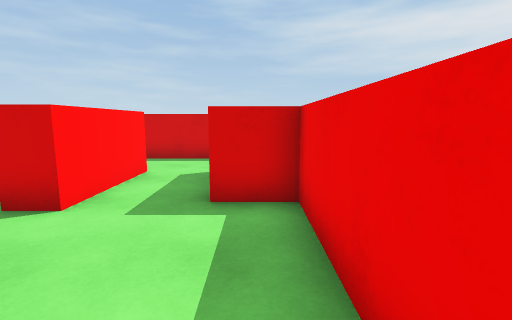
[1] (above)

19 first-person views from a walk through a Unity game level. The camera is 1.4 m above the floor, tilts 8° down and sees 85° across. The floor is counted in squares, 1 m on a side. Each view is taken from the middle of a square. On the plan, view 1 faces up. The plan holds only what a view shows up to about 14 squares ahead; the rest is blank. The place goes on beyond the plan. The player character is not drawn.

[2]
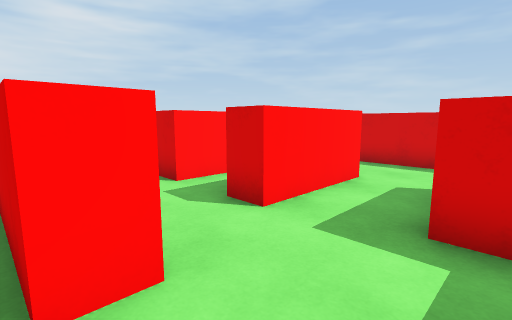

[3]
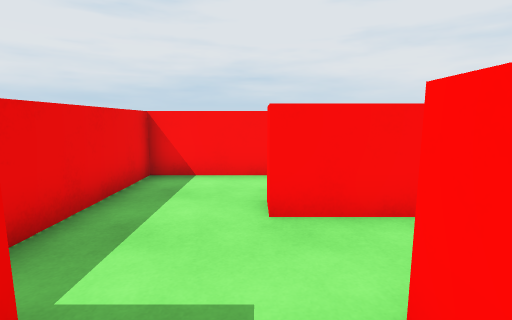

[4]
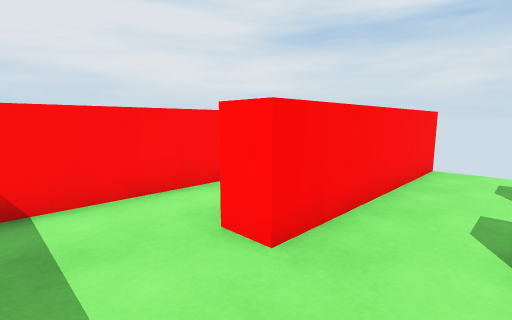

[5]
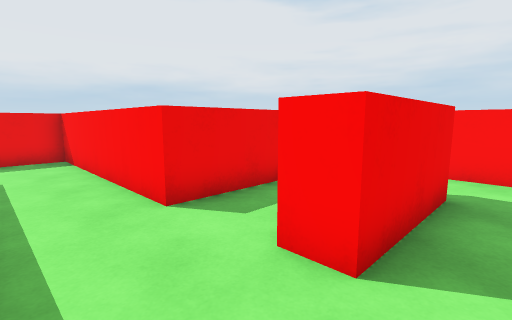

[6]
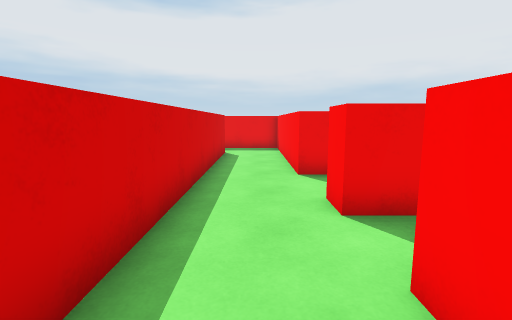

[7]
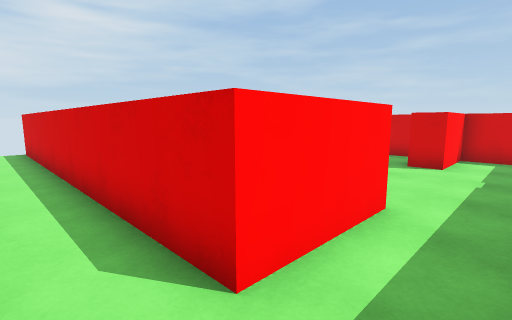

[8]
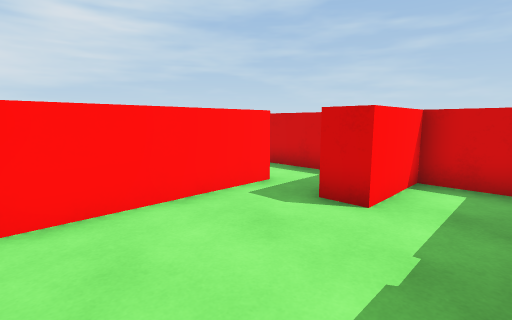

[9]
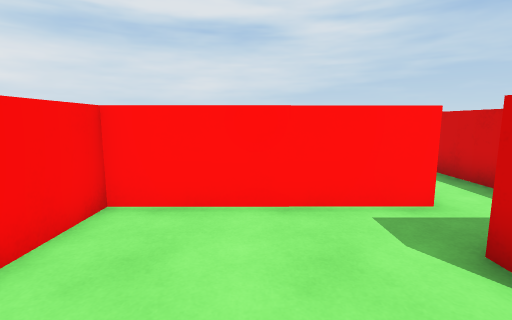

[10]
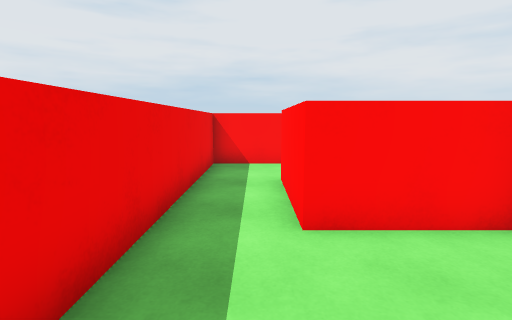

[11]
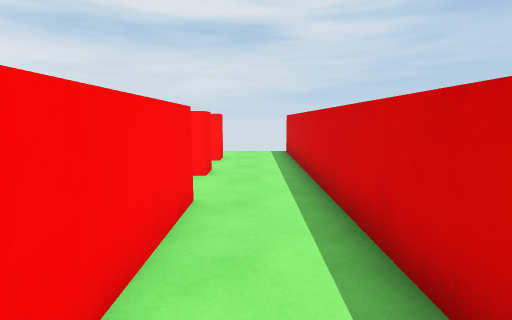

[12]
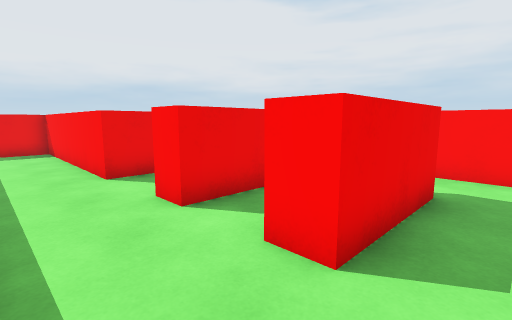

[13]
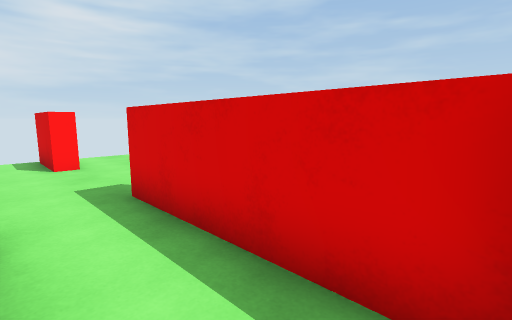

[14]
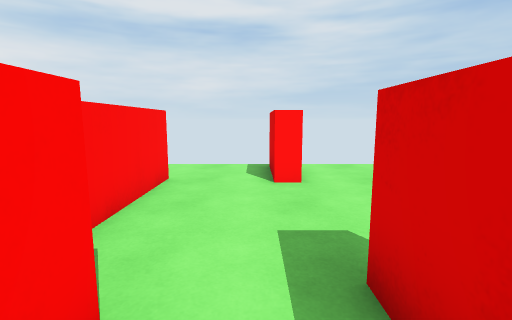

[15]
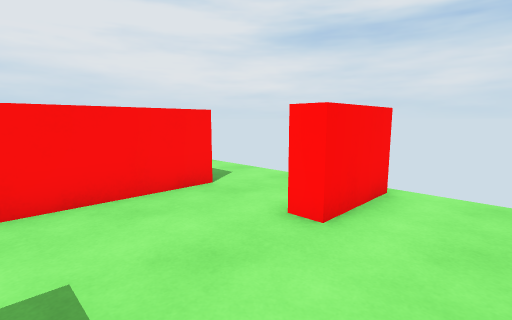

[16]
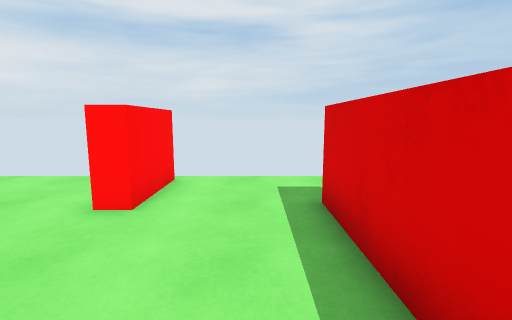

[17]
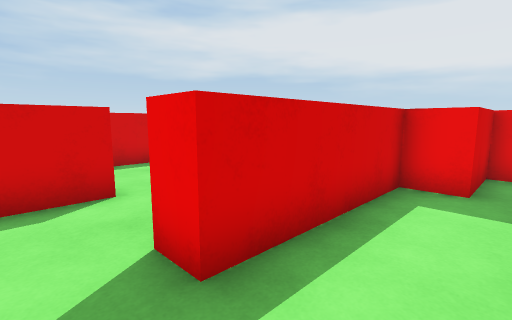

[18]
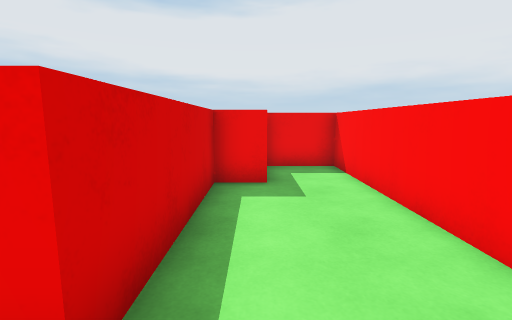

[19]
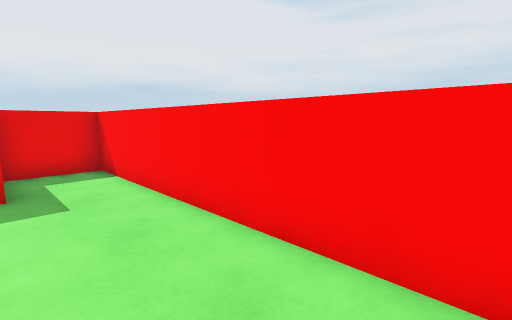

### Floor plan
Points are (right, up) in squares from view 1. A wall is a line through its corners. A room is listed if a view was taken in it or the views show most of it. See-through windows are left out.
Room 1 (views 1, 2, 3, 4)
walls: (-0.8, 5) (-0.8, 7.9); (-4.4, 2.1) (-2.2, 2.1) (-2.2, 1.1); (-2.5, -1.1) (0.7, -1.1) (0.7, 4.7) (-0.9, 4.7); (-3.1, 7.7) (-3.1, 4.2) (-4, 4.2)
ways out: opening at (-3.5, 3) to room 2; opening at (-2, 7) to room 2; opening at (-2, 0)
Room 2 (views 5, 6, 7, 8, 9, 10, 11, 12)
walls: (-0.8, 7.9) (6.4, 7.9) (6.4, 15.6); (-4, 4.2) (-4, 7.7) (-3.1, 7.7); (-5.8, 5.8) (-5.8, 4.2) (-6.7, 4.2) (-6.7, 7.7) (-5.8, 7.7); (1.6, 19) (1.6, 13.6) (4.4, 13.6) (4.4, 10.4) (-8.8, 10.4); (-9, 2.1) (-4.4, 2.1); (5.9, 21) (4.2, 21) (4.2, 18.4) (3.2, 18.4)
ways out: opening at (-3.5, 3) to room 1; opening at (-2, 7) to room 1; opening at (2.5, 19) to room 3
Room 3 (views 13, 14, 15, 16)
walls: (-1.8, 18.9) (-1, 18.9); (-3.1, 24.1) (-6.8, 24.1); (-6.7, 17.9) (-3.1, 17.9); (-8.6, 21) (-6.3, 21) (-6.3, 20.4) (-8.6, 20.4); (3.1, 21) (-2.4, 21)
ways out: opening at (2.5, 19) to room 2; opening at (-7.5, 17.5) to room 4; opening at (-7.5, 24.5)
Room 4 (views 17, 18, 19)
walls: (-8, 13.6) (0.7, 13.6) (0.7, 15.7) (-1.7, 15.7) (-1.7, 16.9) (-6.7, 16.9) (-6.7, 17.9)
ways out: opening at (-7.5, 17.5) to room 3

Where each view was taken, in squares from view 1:
view 1: 0 up, 0 right, facing up
view 2: 1 up, 0 right, facing up-left
view 3: 6 up, 2 left, facing down
view 4: 4 up, 0 right, facing down-left
view 5: 10 up, 5 left, facing down-right
view 6: 9 up, 8 left, facing right
view 7: 9 up, 6 right, facing up-left
view 8: 14 up, 6 right, facing up-left
view 9: 16 up, 6 right, facing left
view 10: 17 up, 5 right, facing down
view 11: 9 up, 4 right, facing left
view 12: 10 up, 8 left, facing down-right
view 13: 19 up, 3 right, facing up-left
view 14: 20 up, 0 right, facing left
view 15: 23 up, 3 left, facing down-left
view 16: 23 up, 2 left, facing left
view 17: 15 up, 8 left, facing up-right
view 18: 16 up, 8 left, facing right
view 19: 16 up, 8 left, facing down-right
